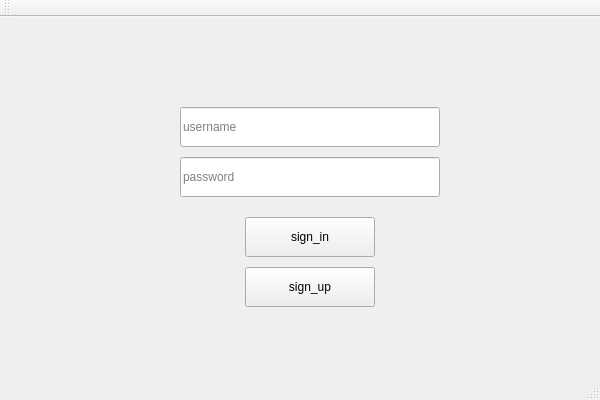
<?xml version="1.0" encoding="UTF-8"?>
<ui version="4.0">
 <class>AppClass</class>
 <widget class="QMainWindow" name="AppClass">
  <property name="geometry">
   <rect>
    <x>0</x>
    <y>0</y>
    <width>600</width>
    <height>400</height>
   </rect>
  </property>
  <property name="windowTitle">
   <string>App</string>
  </property>
  <widget class="QWidget" name="centralWidget">
   <widget class="QLineEdit" name="loginTextEdit">
    <property name="geometry">
     <rect>
      <x>180</x>
      <y>90</y>
      <width>260</width>
      <height>40</height>
     </rect>
    </property>
    <property name="inputMethodHints">
     <set>Qt::ImhNone</set>
    </property>
    <property name="echoMode">
     <enum>QLineEdit::Normal</enum>
    </property>
    <property name="placeholderText">
     <string>username</string>
    </property>
   </widget>
   <widget class="QLineEdit" name="passwordTextEdit">
    <property name="geometry">
     <rect>
      <x>180</x>
      <y>140</y>
      <width>260</width>
      <height>40</height>
     </rect>
    </property>
    <property name="inputMethodHints">
     <set>Qt::ImhHiddenText|Qt::ImhNoAutoUppercase|Qt::ImhNoPredictiveText|Qt::ImhSensitiveData</set>
    </property>
    <property name="echoMode">
     <enum>QLineEdit::Password</enum>
    </property>
    <property name="placeholderText">
     <string>password</string>
    </property>
   </widget>
   <widget class="QPushButton" name="loginButton">
    <property name="geometry">
     <rect>
      <x>245</x>
      <y>200</y>
      <width>130</width>
      <height>40</height>
     </rect>
    </property>
    <property name="text">
     <string>sign_in</string>
    </property>
    <property name="autoRepeatInterval">
     <number>100</number>
    </property>
   </widget>
   <widget class="QPushButton" name="registerButton">
    <property name="geometry">
     <rect>
      <x>245</x>
      <y>250</y>
      <width>130</width>
      <height>40</height>
     </rect>
    </property>
    <property name="text">
     <string>sign_up</string>
    </property>
   </widget>
  </widget>
  <widget class="QMenuBar" name="menuBar">
   <property name="geometry">
    <rect>
     <x>0</x>
     <y>0</y>
     <width>600</width>
     <height>22</height>
    </rect>
   </property>
  </widget>
  <widget class="QToolBar" name="mainToolBar">
   <attribute name="toolBarArea">
    <enum>TopToolBarArea</enum>
   </attribute>
   <attribute name="toolBarBreak">
    <bool>false</bool>
   </attribute>
  </widget>
  <widget class="QStatusBar" name="statusBar"/>
 </widget>
 <layoutdefault spacing="6" margin="11"/>
 <resources>
  <include location="App.qrc"/>
 </resources>
 <connections/>
</ui>
